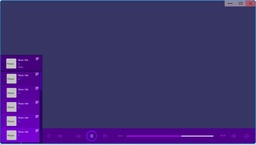
#> input picture Vertigo.jpg, 256 x 145 px, shrunk from 1257 x 713 before the run
$ python main.py
#> lines starting #> are read from the running program, lines starting #| are printed output that depends on the picture
from PIL import Image

img_orig = Image.open('Vertigo.jpg')
#> img_orig is the input picture: PIL image 256x145 RGB; mean R, G, B 63.9, 49.5, 112.4

def edges_finder(image, factor):

#> called with factor = 10
    img_orig = image

    width, height = img_orig.size
#> width = 256; height = 145
    img_result = Image.new('RGBA', (width, height))
#> img_result: PIL image 256x145 RGBA; every value is 0

    for w in range(width):
        for h in range(height):

            borders_qty = 0
            colors = []
            srdncolor = 0

            r_orig, g_orig, b_orig = img_orig.getpixel((w, h))

            if h-1 > 0:
                borders_qty+=1
                r, g, b = img_orig.getpixel((w, h-1))
                colors.append([r,g,b])

            if h-1 > 0 and w+1 < width:
                borders_qty+=1
                r, g, b = img_orig.getpixel((w+1, h-1))
                colors.append([r, g, b])

            if w+1 < width:
                borders_qty+=1
                r, g, b = img_orig.getpixel((w+1, h))
                colors.append([r, g, b])

            if h+1 < height and w+1 < width:
                borders_qty+=1
                r, g, b = img_orig.getpixel((w+1, h+1))
                colors.append([r, g, b])

            if h+1 < height:
                borders_qty+=1
                r, g, b = img_orig.getpixel((w, h+1))
                colors.append([r, g, b])

            if h+1 < height and w-1 > 0:
                borders_qty+=1
                r, g, b = img_orig.getpixel((w-1, h+1))
                colors.append([r, g, b])

            if w-1 >= 0:
                borders_qty+=1
                r, g, b = img_orig.getpixel((w-1, h))
                colors.append([r, g, b])

            if h-1 >= 0 and w-1 >=0:
                borders_qty+=1
                r, g, b = img_orig.getpixel((w, h - 1))
                colors.append([r, g, b])

            ocolor = (r_orig + g_orig + b_orig)/3
            ocolor = int(ocolor)

            for color in colors:
                color2 = (int(color[0]) + int(color[1]) + int(color[2]))/3
                srdncolor = srdncolor+color2

            srdncolor = srdncolor/borders_qty
            print(w/width*100, ' %')
            bwcolor = int(abs(ocolor-srdncolor)*factor)
            img_result.putpixel((w,h), (bwcolor, bwcolor, bwcolor, 255))
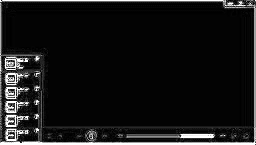
#> img_result: PIL image 256x145 RGBA; mean R, G, B, A 23.2, 23.2, 23.2, 255

    return img_result

img_result = edges_finder(img_orig,10)
img_result.show()
